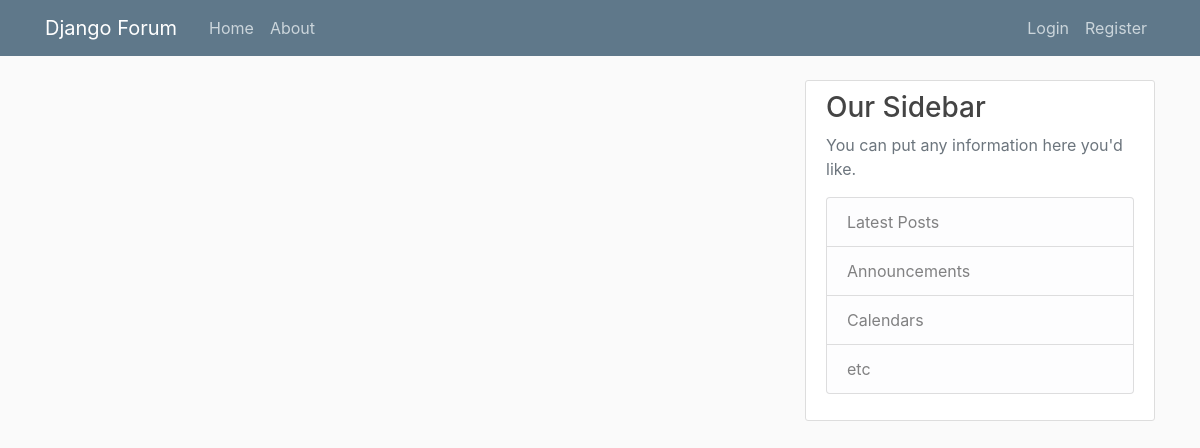
/, run on an earlier commit of the app's database.
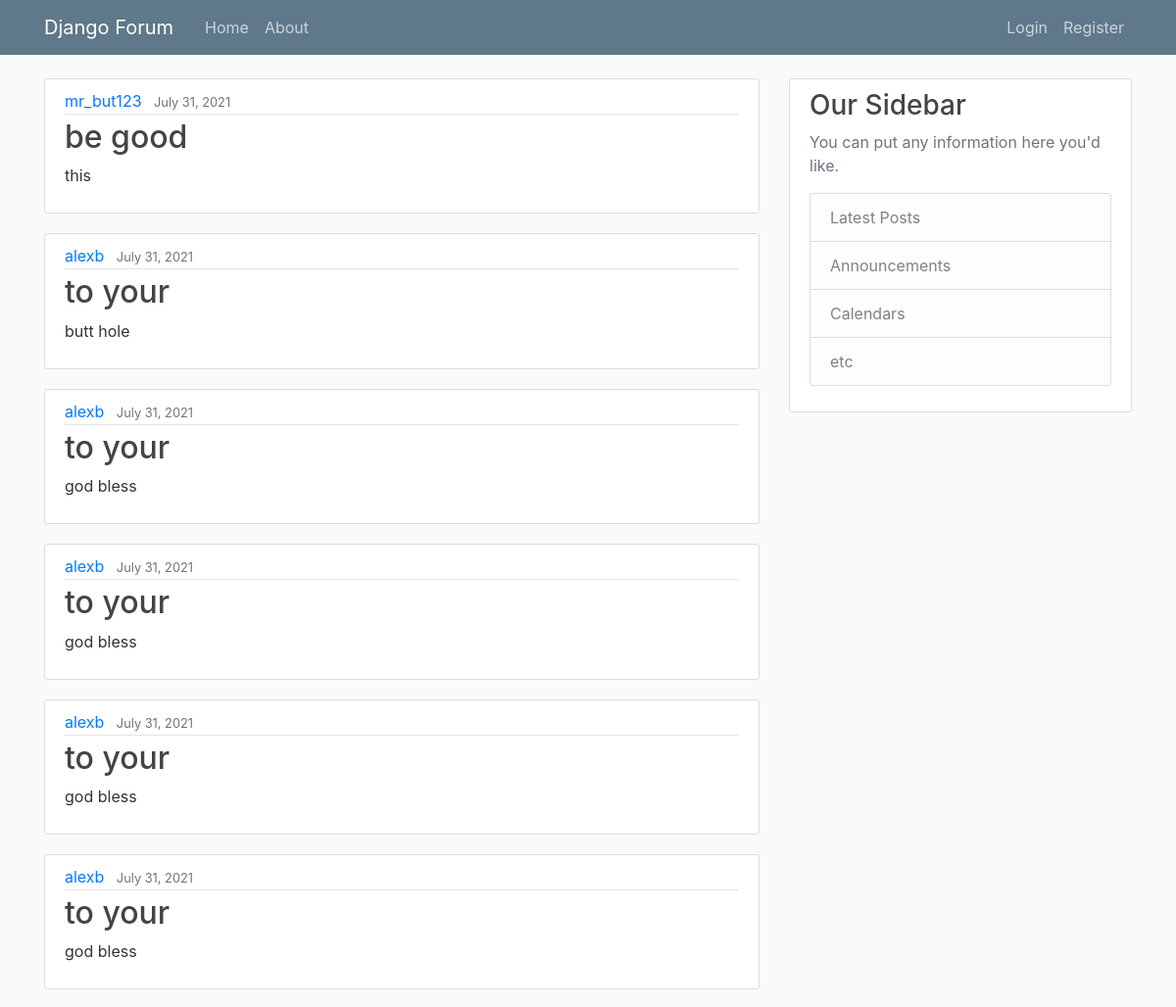
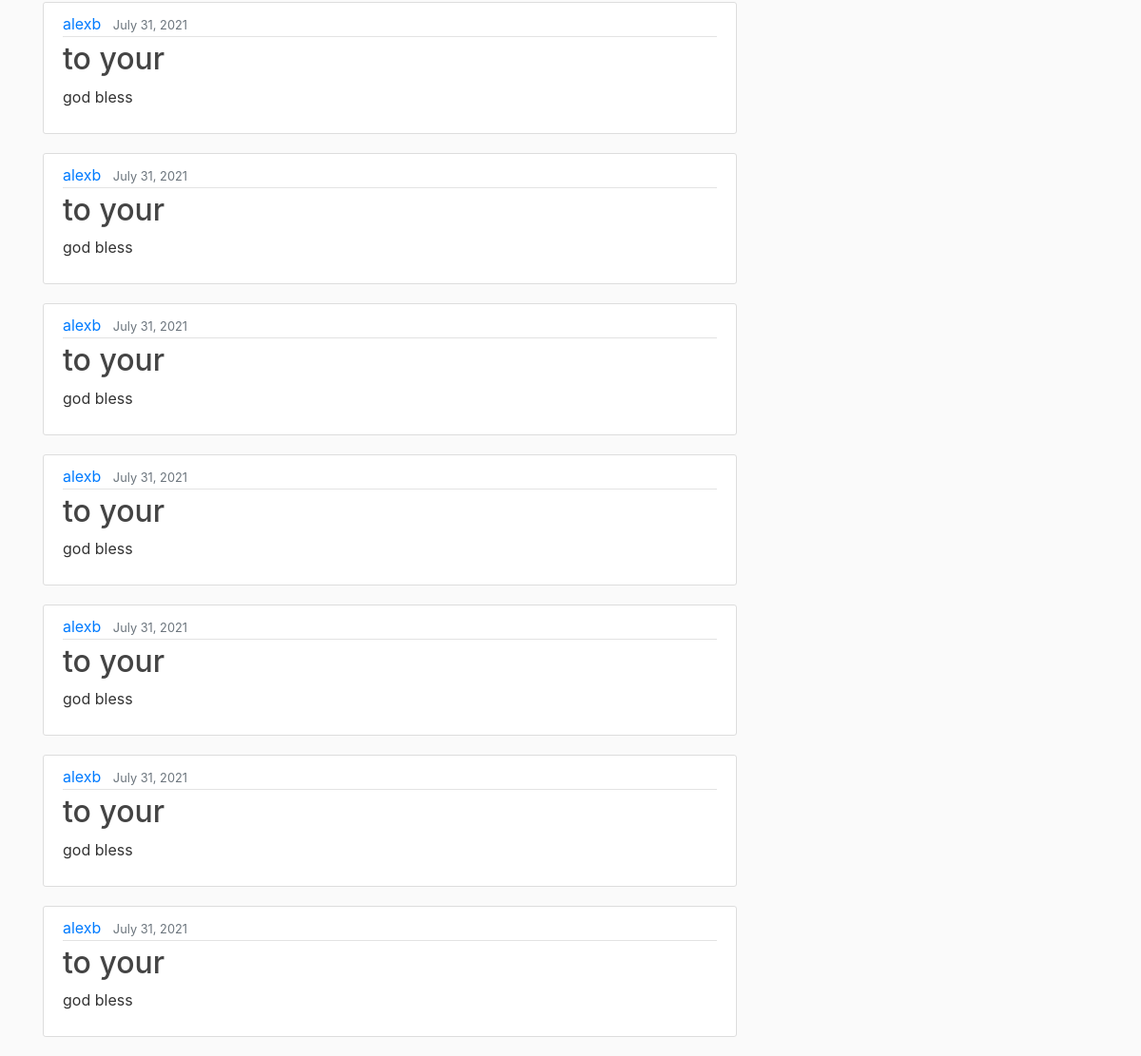
And on a later commit of the database (2 pictures, top to bottom).
### forum/models.py (models this page shows)
class Post(models.Model):
    title = models.CharField(max_length=100)
    content = models.TextField()
    date_posted = models.DateTimeField(default=timezone.now)
    user_name = models.ForeignKey(User, on_delete=models.CASCADE)

### forum/views.py (the view)
# urls.py: 2. Add a URL to urlpatterns:  path('', views.home, name='home')
def home(request):
    context = {
        'posts': Post.objects.all
    }
    return render(request, 'forum/home.html', context)

### forum/templates/forum/home.html
{% extends "forum/base.html" %}
{% block content %}
{% for post in posts %}
    <article class="media content-section">
        <div class="media-body">
            <div class="article-metadata">
            <a class="mr-2" href="#">{{ post.user_name }}</a>
            <small class="text-muted">{{ post.date_posted|date:"F d, Y" }}</small>
            </div>
            <h2><a class="article-title" href="#">{{ post.title }}</a></h2>
            <p class="article-content">{{ post.content }}</p>
        </div>
    </article>
{% endfor %}
{% endblock content %}

### forum/templates/forum/base.html (shortened to what this page needs)
{% load static %}
<!DOCTYPE html>
<html lang="en">
<head>
    <link rel="stylesheet" href="https://maxcdn.bootstrapcdn.com/bootstrap/4.0.0/css/bootstrap.min.css">
    <link rel="stylesheet" type="text/css" href="{% static 'forum/main.css' %}">
</head>
<body>
    <header class="site-header">
        <nav class="navbar navbar-expand-md navbar-dark bg-steel fixed-top">
        <div class="container">
            <a class="navbar-brand mr-4" href="/">Django Forum</a>
            <div class="collapse navbar-collapse" id="navbarToggle">
            <div class="navbar-nav mr-auto">
                <a class="nav-item nav-link" href="{% url 'forum-home' %}">Home</a>
                <a class="nav-item nav-link" href="{% url 'about-home' %}">About</a>
            </div>
            <div class="navbar-nav">
                {% if user.is_authenticated %}
                    <a class="nav-item nav-link" href="{% url 'profile' %}">Profile</a>
                    <a class="nav-item nav-link" href="{% url 'logout' %}">Logout</a>
                {% else %}
                    <a class="nav-item nav-link" href="{% url 'login' %}">Login</a>
                    <a class="nav-item nav-link" href="{% url 'register' %}">Register</a>
                {% endif %}
                </div>
            </div>
        </div>
        </nav>
    </header>
    <main role="main" class="container">
        <div class="row">
            <div class="col-md-8">
                {% block content %}{% endblock %}
            </div>
            <div class="col-md-4">
                <div class="content-section">
                    <h3>Our Sidebar</h3>
                    <p class='text-muted'>You can put any information here you'd like.
                    <ul class="list-group">
                        <li class="list-group-item list-group-item-light">Latest Posts</li>
                        <li class="list-group-item list-group-item-light">Announcements</li>
                        <li class="list-group-item list-group-item-light">Calendars</li>
                        <li class="list-group-item list-group-item-light">etc</li>
                    </ul>
                    </p>
                </div>
            </div>
        </div>
      </main>
</body>
</html>

### forum/static/forum/main.css (style rules this page uses)
body { background: #fafafa; color: #333333; margin-top: 5rem; }
h1, h2, h3, h4, h5, h6 { color: #444444; }
ul { margin: 0; }
.bg-steel { background-color: #5f788a; }
.site-header .navbar-nav .nav-link { color: #cbd5db; }
.content-section { background: #ffffff; padding: 10px 20px; border: 1px solid #dddddd; border-radius: 3px; margin-bottom: 20px; }
.article-title { color: #444444; }
.article-content { white-space: pre-line; }
.article-metadata { padding-bottom: 1px; margin-bottom: 4px; border-bottom: 1px solid #e3e3e3 }

What changed in the data, as far as the page shows it:
added Post: user_name "mr_but123", date_posted "July 31, 2021", title "be good", content "this"
added Post: user_name "alexb", date_posted "July 31, 2021", title "to your", content "butt hole"
added Post: user_name "alexb", date_posted "July 31, 2021", title "to your", content "god bless"
added Post: user_name "alexb", date_posted "July 31, 2021", title "to your", content "god bless"
added Post: user_name "alexb", date_posted "July 31, 2021", title "to your", content "god bless"
added Post: user_name "alexb", date_posted "July 31, 2021", title "to your", content "god bless"
added Post: user_name "alexb", date_posted "July 31, 2021", title "to your", content "god bless"
added Post: user_name "alexb", date_posted "July 31, 2021", title "to your", content "god bless"
added Post: user_name "alexb", date_posted "July 31, 2021", title "to your", content "god bless"
added Post: user_name "alexb", date_posted "July 31, 2021", title "to your", content "god bless"
added Post: user_name "alexb", date_posted "July 31, 2021", title "to your", content "god bless"
added Post: user_name "alexb", date_posted "July 31, 2021", title "to your", content "god bless"
added Post: user_name "alexb", date_posted "July 31, 2021", title "to your", content "god bless"
